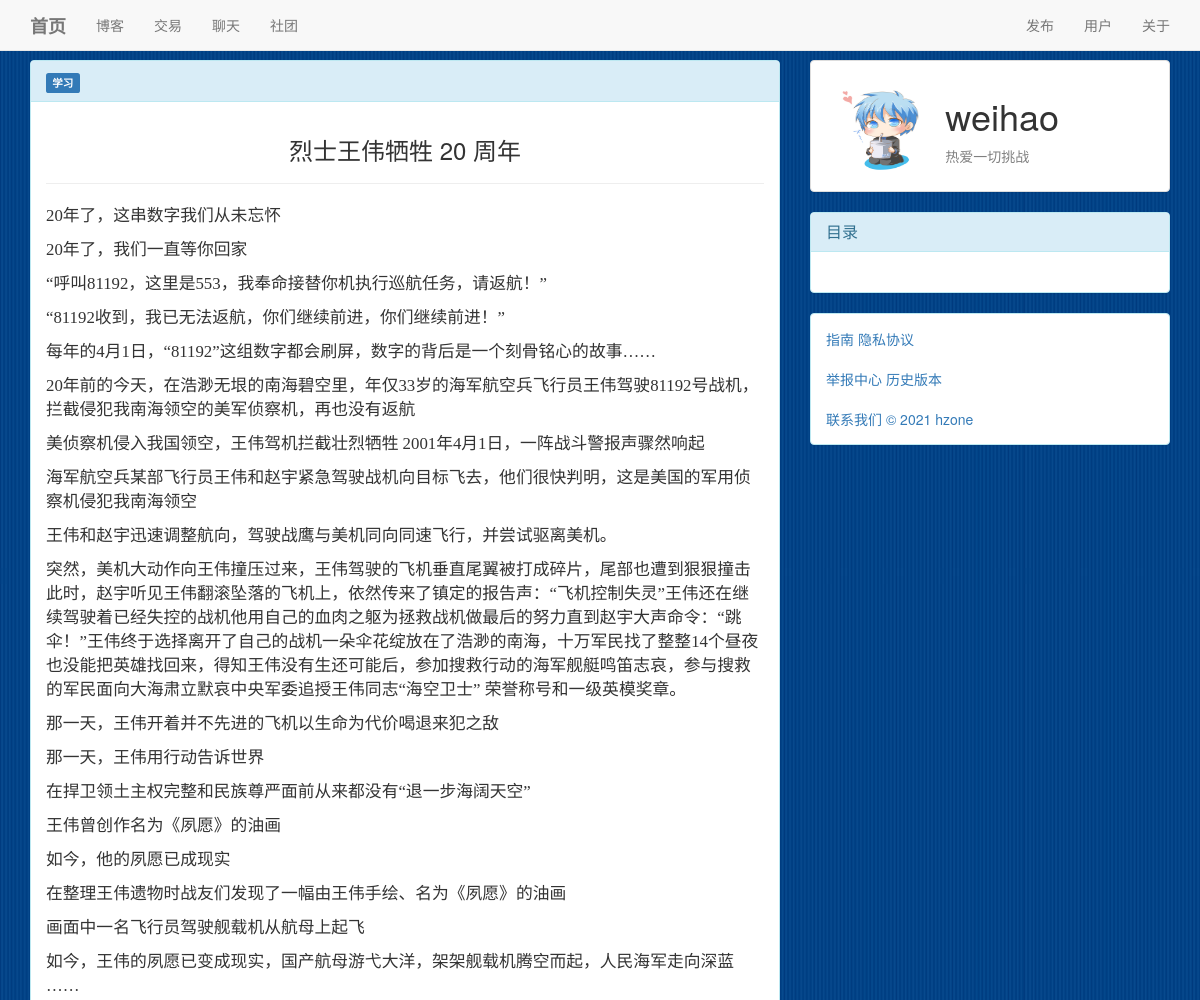
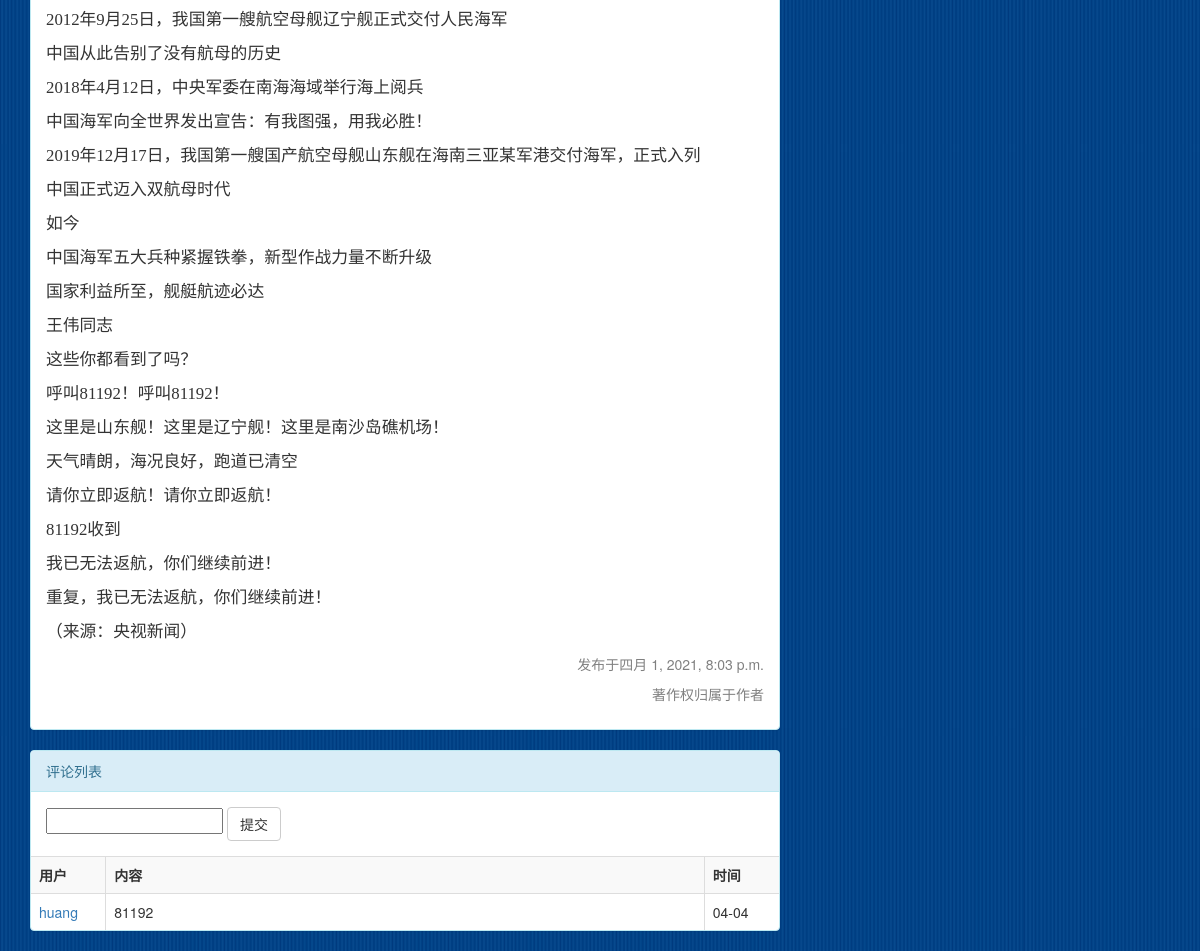
Page /blog/30 (signed in) on the committed database (2 pictures, top to bottom).
### blog/models.py (models this page shows, shortened)
class Atc(Model):
    title = CharField(max_length=30)
    content = TextField()
    author = ForeignKey(User,on_delete = DO_NOTHING)
    create_time = DateTimeField(auto_now_add=True)
    update_time = DateTimeField(auto_now=True)
    type = ForeignKey(AtcType,on_delete = DO_NOTHING)
    class Meta:
        ordering=['-create_time']
        verbose_name = '文章'
        verbose_name_plural = '文章'

class AtcType(Model):
    name = CharField(max_length=20)
    def __str__(self):
        return self.name
    class Meta:
        verbose_name = '分类'
        verbose_name_plural = '分类'

### comment/models.py (models this page shows)
class Comment(Model):
    text = TextField()
    time = DateTimeField(auto_now_add=True)
    user = ForeignKey(User,on_delete = DO_NOTHING)
    content_type = ForeignKey(ContentType,on_delete = DO_NOTHING)
    object_id = PositiveIntegerField()
    content_object = GenericForeignKey('content_type','object_id')
    class Meta:
        ordering=['-time']
        verbose_name = '评论'
        verbose_name_plural = '评论'

### user/models.py (models this page shows, shortened)
class User(AbstractUser):
    motto = TextField(max_length=24,default='nothing at all')
    icon = ImageField(default="./static/image/icon/default/male.png",upload_to='./static/image/icon/upload/')
    class Meta:
        ordering = ['-id']
        verbose_name = '用户'
        verbose_name_plural = '用户'

### blog/views.py (the view, shortened to what this page needs)
# urls.py: path('<int:pk>',Detail.as_view()),
class Detail(View):
    def ret(self,request,pk):
        article = get_object_or_404(Atc,pk = pk)
        content_type = ContentType.objects.get_for_model(article)
        comments = Comment.objects.filter(content_type = content_type,object_id = article.pk)
        content = md.convert(article.content)
        context = {
            'atc' : article,
            'cms' : comments,
            'type' : content_type,
            'toc' : md.toc,
            'content' : content,
        }
        return context
    def get(self,request,pk):
        context = self.ret(request,pk)
        context['form'] = CommentForm(request.GET)
        return render(request,'detail.html',context)

### comment/forms.py
class CommentForm(Form):
    text = CharField(max_length=30,min_length=2,required=True)

### blog/templates/detail.html (shortened to what this page needs)
{% extends 'base.html' %}
    {% block main %}
        <div class="panel panel-info">
            <div class="panel-heading">
                <a href=""><span class="label label-primary">{{ atc.type }}</span></a>
            </div>
            <div class="panel-body">
                <h3 class = "text-center">{{ atc.title }}</h3>
                <hr>
                <p><font style="font-family:microsoft yahei;font-size:120%;"> {{ content | safe }} </font></p>
                {% if atc.create_time == atc.update_time%}
                    <p class="text-right"><font color = gray>发布于{{ atc.create_time }}</font></p>
                {% else %}
                    <p class="text-right"><font color = gray>编辑于{{ atc.update_time }}</font></p>
                {% endif %}
                <p class="text-right"><font color = gray>著作权归属于作者</font></p>
            </div>
        </div>
        <div class="panel panel-info">
            <div class="panel-heading">评论列表</div>
            <div class="panel-body">
                <form id='text_form' action='/blog/{{ atc.id }}' method="POST">
                    <input type="text" name="text" maxlength="30" minlength="2" required id="id_text">
                    <button class="btn btn-default" type="submit">提交</button>
                </form>
            </div>
            <table id='comment_list' class="table table-striped table-bordered table-hover dataTables-example"
            style="word-break:break-all; word-wrap:break-all;table-layout:fixed">
                <tr>
                    <th style="width:10%">用户</th>
                    <th style="width:80%">内容</th>
                    <th style="width:10%">时间</th>
                </tr>
                {% for comment in cms %}
                    <tr>
                        <td><a href="/user/{{ comment.user.id }}">{{ comment.user.username }}</a></td>
                        <td>{{ comment.text }}</td>
                        <td>{{ comment.time | date:"m-d"}}</td>
                    </tr>
                {% endfor %}
            </table>
        </div>
    {% endblock %}
    {% block side %}
        <div class="panel panel-default">
            <div class="panel-body">
                <div class="row">
                    <div class="col-md-4">
                        <a href="/user/{{ atc.author.id }}">
                            <img class="img-circle" src="/{{ atc.author.icon }}" height="100px" width="100px">
                        </a>
                    </div>
                    <div class="col-md-8">
                        <h1>{{ atc.author.username }}</h1>
                        <font color = gray>{{ atc.author.motto }}</font>
                    </div>
                </div>
            </div>
        </div>
        <div class="panel panel-info">
            <div class="panel-heading">
                <h3 class="panel-title">目录</h3>
            </div>
            <div class="panel-body">
            </div>
        </div>
    {% endblock %}

### rows in the picture
Atc: type "学习", title "烈士王伟牺牲 20 周年", create_time "四月 1, 2021, 8:03 p.m.", author.icon (picture), author.username "weihao", author.motto "热爱一切挑战"
Comment: user.username "huang", text "81192", time "04-04"
